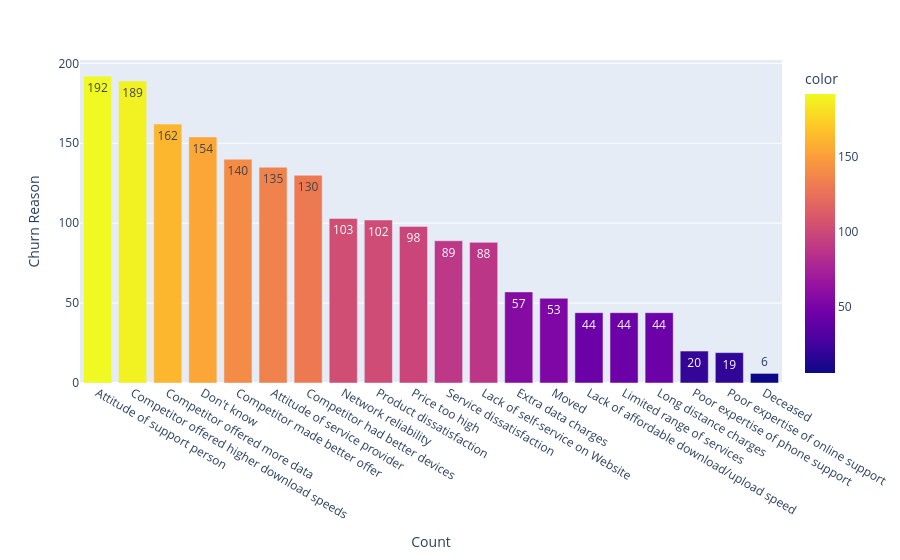

Source (notebook cell):
### Markdown cell above
26.5% of customers have stopped using our service, Our task is to know which type of customers are more likely to stop using our service and what actions we can take.

### Code cell
values= df['Churn Reason'].value_counts(ascending=False).values
keys= df['Churn Reason'].value_counts(ascending=False).keys()

fig = px.bar(x=keys, y=values, color = values, text = values)

fig.update_layout(
    yaxis_title="Churn Reason",
    xaxis_title="Count"
)
fig.show()

### Figure 1 — Plotly figure (JSON) as saved in the notebook; plotly's stock layout.template omitted (floating-point values rounded to 4 significant figures)
{"data": [{"hovertemplate": "x=%{x}<br>y=%{y}<br>text=%{text}<br>color=%{marker.color}<extra></extra>", "legendgroup": "", "marker": {"color": [192, 189, 162, 154, 140, 135, 130, 103, 102, 98, 89, 88, 57, 53, 44, 44, 44, 20, 19, 6], "coloraxis": "coloraxis", "pattern": {"shape": ""}}, "name": "", "orientation": "v", "showlegend": false, "text": [192.0, 189.0, 162.0, 154.0, 140.0, 135.0, 130.0, 103.0, 102.0, 98.0, 89.0, 88.0, 57.0, 53.0, 44.0, 44.0, 44.0, 20.0, 19.0, 6.0], "textposition": "auto", "type": "bar", "x": ["Attitude of support person", "Competitor offered higher download speeds", "Competitor offered more data", "Don't know", "Competitor made better offer", "Attitude of service provider", "Competitor had better devices", "Network reliability", "Product dissatisfaction", "Price too high", "Service dissatisfaction", "Lack of self-service on Website", "Extra data charges", "Moved", "Lack of affordable download/upload speed", "Limited range of services", "Long distance charges", "Poor expertise of phone support", "Poor expertise of online support", "Deceased"], "xaxis": "x", "y": [192, 189, 162, 154, 140, 135, 130, 103, 102, 98, 89, 88, 57, 53, 44, 44, 44, 20, 19, 6], "yaxis": "y"}], "layout": {"barmode": "relative", "coloraxis": {"colorbar": {"title": {"text": "color"}}, "colorscale": [[0, "#0d0887"], [0.1111, "#46039f"], [0.2222, "#7201a8"], [0.3333, "#9c179e"], [0.4444, "#bd3786"], [0.5556, "#d8576b"], [0.6667, "#ed7953"], [0.7778, "#fb9f3a"], [0.8889, "#fdca26"], [1, "#f0f921"]]}, "legend": {"tracegroupgap": 0}, "margin": {"t": 60}, "xaxis": {"anchor": "y", "domain": [0, 1], "title": {"text": "Count"}}, "yaxis": {"anchor": "x", "domain": [0, 1], "title": {"text": "Churn Reason"}}}}
